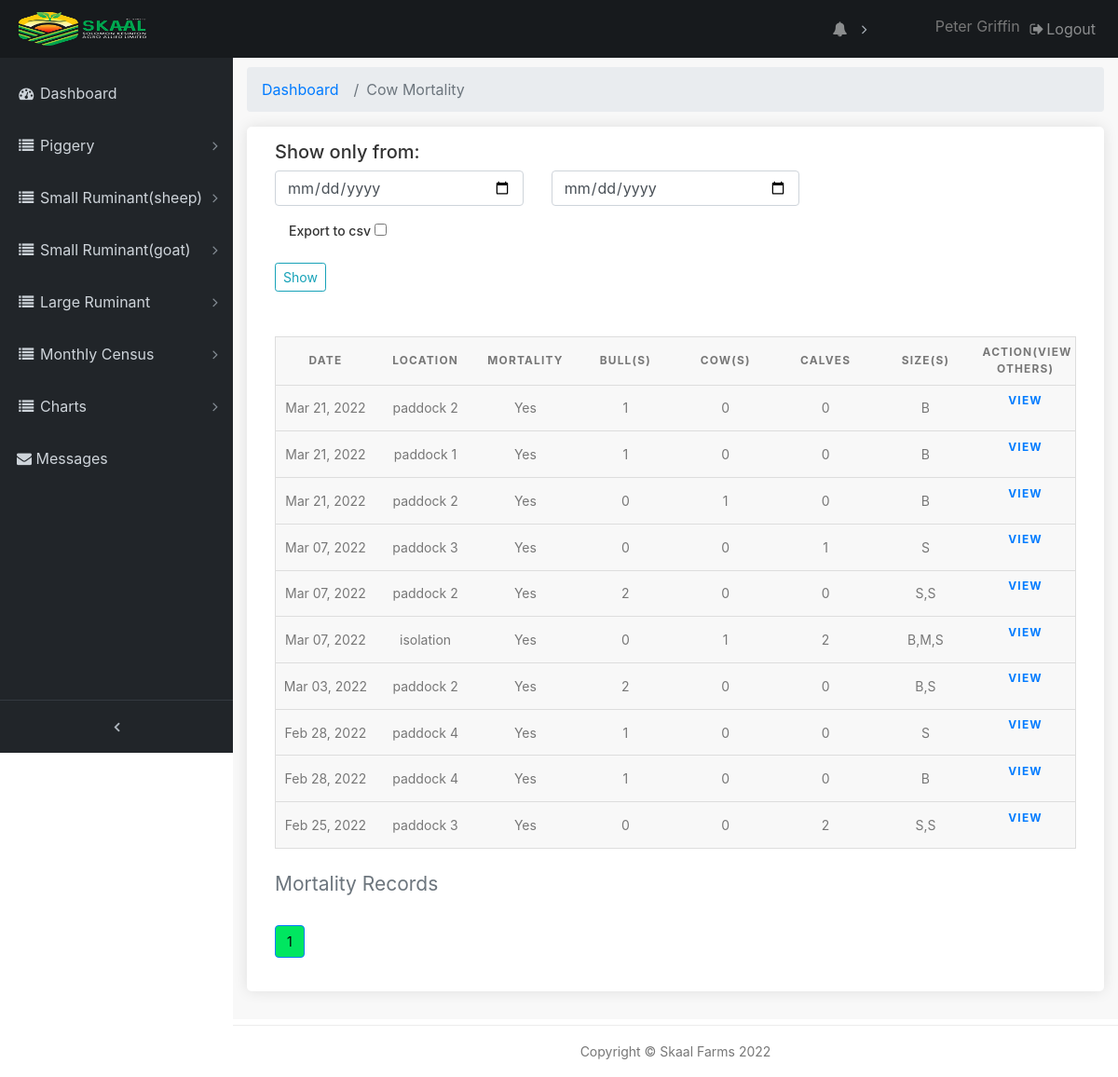
The page /pages/cow-motality-records (signed in) on the database its author committed.
### farmrecord/models.py (models this page shows, shortened)
class CowMortality(models.Model):
    mortality = models.CharField(max_length=10, verbose_name='mortality')
    date = models.DateTimeField(default=timezone.now)
    location = models.CharField(max_length=200, verbose_name='loaction(s)')
    cow_num = models.IntegerField(verbose_name='Cow(s)', default=0)
    bull_num = models.IntegerField(verbose_name='Bull(s)', default=0)
    calves = models.IntegerField(verbose_name='calve(s)', default=0)
    section = models.ForeignKey(Section, verbose_name='Section', related_name='category1', null=True, on_delete=models.CASCADE)
    size = models.CharField(max_length=100, verbose_name='Size(s)')
    comment = models.TextField(max_length=500, verbose_name='Cause of mortality' , blank=True)
    image_1 = models.ImageField(verbose_name='first image',validators=[validate_file_size], blank=True, null=True, upload_to='uploads/',)
    image_2 = models.ImageField(verbose_name=' second image',validators=[validate_file_size], blank=True, null=True, upload_to='uploads/')
    export_to_CSV = models.BooleanField(default=False)
    slug = models.SlugField(max_length=150, unique=True)
    class Meta():
        verbose_name_plural='Cow mortality'

### farmrecord/views.py (the view)
# urls.py: path('cow-motality-records', views.cow_motrec, name='cow_motrec'),
@login_required(login_url='/admin-page/login')
def cow_motrec(request):
    cow_rec =   CowMortality.objects.order_by('-date')
    query_form = CowmotFilter()
    paginated_filtercm = Paginator(cow_rec, 10)
    page_number = request.GET.get('page')
    cm_page_obj = paginated_filtercm.get_page(page_number)
    cowmot_count = CowMortality.objects.all()
    aggregated = cowmot_count.annotate(month=TruncMonth('date')).values('month').annotate(total=Count('mortality'))
    context = {
        'cm_page_obj': cow_rec,
        'q': query_form,
        'count' : aggregated
    }
    context['cm_page_obj'] = cm_page_obj
    return render(request, 'cowmotrec.html',context)

### farmrecord/forms.py
class CowmotFilter(forms.ModelForm):
    date = forms.DateField(widget=forms.HiddenInput(), required=False)
    start_date = forms.DateField(
        widget=forms.TextInput(attrs={'class': 'form-control', 'type' : 'date', 'placeholder': 'From'}))
    end_date = forms.DateField(
        widget=forms.TextInput(attrs={'class': 'form-control', 'type' : 'date', 'placeholder': 'To'}))
    export_to_CSV = forms.BooleanField(required=False, label="Export to CSV")
    class Meta:
        model = CowMortality
        fields =('date','export_to_CSV')

### templates/cowmotrec.html (shortened to what this page needs)
{% extends 'base.html' %}
{% load static %}
{% block content %}
  <div class="content-wrapper">
    <div class="container-fluid">
      <ol class="breadcrumb">
        <li class="breadcrumb-item">
          <a href="#">Dashboard</a>
        </li>
        <li class="breadcrumb-item active">Cow Mortality</li>
      </ol>
		<div class="box_general padding_bottom">
      <h5>Show only from:</h5>
      <form class="mb-5" action="{% url 'farmrecord:cowmot_filter' %}">
        <div class="row">
          <div class="col-lg-4 col-md-12 form-group">
            {{ q.start_date }}
          </div>
          <div class="col-lg-4 col-md-12 form-group">
            {{ q.end_date }}
          </div>
        </div>
        <div class="col-lg-12 col-md-12 form-group">
          <label for="">Export to csv</label>
          {{ q.export_to_CSV }}
        </div>
        <input type="submit" class="btn btn-outline-info btn-sm" value="Show">
      </form>
			      <table>
                <caption>Mortality Records</caption>
                <thead>
                  <tr>
                    <th scope="col">Date</th>
                    <th scope="col">Location</th>
                    <th scope="col">Mortality</th>
                    <th scope="col">Bull(s)</th>
                    <th scope="col">Cow(s)</th>
                    <th scope="col">Calves</th>
                    <th scope="col">Size(s)</th>
                    <th scope="col">ACTION(View others)</th>
                  </tr>
                </thead>
                <tbody>
                  {% if  cm_page_obj %}
                  {% for a in cm_page_obj %}
                  <tr>
                    <td data-label="Date">{{ a.date|date:"M d, Y" }}</td>
                    <td data-label="Location">{{ a.location }}</td>
                    <td data-label="Mortality">{{ a.mortality }}</td>
                    <td data-label="Bull(s)">{{ a.bull_num }}</td>
                    <td data-label="Cow(s)">{{ a.cow_num }}</td>
                    <td data-label="Calves">{{ a.calves }}</td>
                    <td data-label="Size(s)">{{ a.size }}</td>
                    <th data-label="Action" class="table"><a href="{% url 'farmrecord:cow_motrec_view' a.id %}" >View</a></th>
                  {% endfor %}
                  {% endif %}
                  </tr>
                </tbody>
            </table>
            <div>
              <nav aria-label="Page navigation example">
                <ul class="pagination">
                  {% for i in cm_page_obj.paginator.page_range %}
                  {% if cm_page_obj.number == i %}
                    <li class="page-item active" aria-current="page">
                      <span class="page-link">
                        {{ i }}
                      </span>
                    </li>
                    {% elif i > cm_page_obj.number|add:'-5' and i < cm_page_obj.number|add:'5' %}
                    <li class="page-item"><a class="page-link" href="?page={{ i }}">{{ i }}</a></li>
                  {% endif %}
                {% endfor %}
                </ul>
              </nav>
            </div>
		</div>
	  </div>
   	</div>
{% endblock %}

### templates/base.html (shortened to what this page needs)
{% load static %}
<!DOCTYPE html>
<html lang="en">
<head>
  <link href="{% static 'vendor/bootstrap/css/bootstrap.min.css' %}" rel="stylesheet">
  <link href="{% static 'css/admin.css' %}" rel="stylesheet">
  <link href="{% static 'vendor/font-awesome/css/font-awesome.min.css' %}" rel="stylesheet" type="text/css">
  <link href="{% static 'vendor/datatables/dataTables.bootstrap4.css' %}" rel="stylesheet">
  <link href="{% static 'css/custom.css' %}" rel="stylesheet">
  <link rel="stylesheet" href="{% static 'css/table.css' %}">
  <link rel="stylesheet" href="https://cdn.jsdelivr.net/npm/bootstrap@4.6.1/dist/css/bootstrap.min.css">
</head>
<body class="fixed-nav sticky-footer" id="page-top">
    {% include 'sidebar.html' %}
{% block content %}
{% endblock %}
    <footer class="sticky-footer">
      <div class="container">
        <div class="text-center">
          <small>Copyright © Skaal Farms {% now "Y" %}</small>
        </div>
      </div>
    </footer>
</body>
</html>

### templates/sidebar.html (shortened to what this page needs)
{% load static %}
{% load tz %}
<nav class="navbar navbar-expand-lg navbar-dark bg-default fixed-top" id="mainNav">
    <a class="navbar-brand" href="{% url 'farmrecord:index' %}"><img src="{% static 'img/image-trans-removebg3.png' %}" data-retina="true" alt="logo" width="150" height="36"></a>
    <div class="collapse navbar-collapse" id="navbarResponsive">
      <ul class="navbar-nav navbar-sidenav" id="exampleAccordion">
        <li class="nav-item" data-toggle="tooltip" data-placement="right" title="Dashboard">
          <a class="nav-link" href="{% url 'farmrecord:index' %}">
            <i class="fa fa-fw fa-dashboard"></i>
            <span class="nav-link-text">Dashboard</span>
          </a>
        </li>
		<li class="nav-item" data-toggle="tooltip" data-placement="right" title="My listings">
          <a class="nav-link nav-link-collapse collapsed" data-toggle="collapse" href="#mortality" data-parent="#mylistings">
            <i class="fa fa-fw fa-list"></i>
            <span class="nav-link-text">Piggery</span>
          </a>
    </li>
    <li class="nav-item" data-toggle="tooltip" data-placement="right" title="My listings">
          <a class="nav-link nav-link-collapse collapsed" data-toggle="collapse" href="#sheep" data-parent="#mylistings">
            <i class="fa fa-fw fa-list"></i>
            <span class="nav-link-text">Small Ruminant(sheep)</span>
          </a>
    </li>
<li class="nav-item" data-toggle="tooltip" data-placement="right" title="My listings">
  <a class="nav-link nav-link-collapse collapsed" data-toggle="collapse" href="#goat" data-parent="#mylistings">
    <i class="fa fa-fw fa-list"></i>
    <span class="nav-link-text">Small Ruminant(goat)</span>
  </a>
</li>
<li class="nav-item" data-toggle="tooltip" data-placement="right" title="My listings">
  <a class="nav-link nav-link-collapse collapsed" data-toggle="collapse" href="#cow" data-parent="#mylistings">
    <i class="fa fa-fw fa-list"></i>
    <span class="nav-link-text">Large Ruminant</span>
  </a>
</li>
<li class="nav-item" data-toggle="tooltip" data-placement="right" title="My listings">
  <a class="nav-link nav-link-collapse collapsed" data-toggle="collapse" href="#Procurement" data-parent="#mylistings">
    <i class="fa fa-fw fa-list"></i>
    <span class="nav-link-text">Monthly Census</span>
  </a>
</li>
        <li class="nav-item" data-toggle="tooltip" data-placement="right" title="My listingsc">
          <a class="nav-link nav-link-collapse collapsed" data-toggle="collapse" href="#chart" data-parent="#mylistingsc">
            <i class="fa fa-fw fa-list"></i>
            <span class="nav-link-text">Charts</span>
          </a>
        </li>
        <li class="nav-item" data-toggle="tooltip" data-placement="right" title="Dashboard">
          <a class="nav-link" href="{% url 'farmrecord:review_com' %}">
            <i class="fa fa-envelope" aria-hidden="true"></i>
            <span class="nav-link-text">Messages
          </span>
          </a>
        </li>
      </ul>
      <ul class="navbar-nav sidenav-toggler">
        <li class="nav-item">
          <a class="nav-link text-center" id="sidenavToggler">
            <i class="fa fa-fw fa-angle-left"></i>
          </a>
        </li>
      </ul>
      <ul class="navbar-nav ml-auto">
        <li class="nav-item dropdown mr-5">
          <a class="nav-link dropdown-toggle mr-lg-2" id="alertsDropdown" href="#" data-toggle="dropdown" aria-haspopup="true" aria-expanded="false">
            <i class="fa fa-fw fa-bell"></i>
          </a>
        </li>
        <li class="nav-item">
          <span style="line-height: 35px;">{{ request.user.get_full_name }}</span>
        </li>
        <li class="nav-item">
          <a class="nav-link" data-toggle="modal" data-target="#exampleModal">
            <i class="fa fa-fw fa-sign-out"></i>Logout</a>
        </li>
      </ul>
    </div>
  </nav>

### static/css/custom.css (style rules this page uses)
.item, img { height: 100 !important; width: 100 !important; border: 1px solid red; }
.page-item.active .page-link { color: rgb(5, 5, 5) !important; background: #00e660 !important; }
.page-item .page-link { color: rgb(0, 0, 0) !important; }

### static/css/table.css (style rules this page uses)
table { border: 1px solid #ccc; border-collapse: collapse; margin: 0; padding: 0; width: 100%; table-layout: fixed; }
table caption { font-size: 1.5em; margin: .5em 0 .75em; }
table tr { background-color: #f8f8f8; border: 1px solid #ddd; padding: .35em; }
table th, table td { padding: .625em; text-align: center; }
table th { font-size: .85em; letter-spacing: .1em; text-transform: uppercase; }
body { font-family: "Open Sans", sans-serif; line-height: 1.25; }
.table { display:block; text-decoration:none; }

### rows shown on the page
CowMortality: date "Mar 21, 2022", location "paddock 2", mortality "Yes", bull_num "1", cow_num "0", calves "0", size "B"
CowMortality: date "Mar 21, 2022", location "paddock 1", mortality "Yes", bull_num "1", cow_num "0", calves "0", size "B"
CowMortality: date "Mar 21, 2022", location "paddock 2", mortality "Yes", bull_num "0", cow_num "1", calves "0", size "B"
CowMortality: date "Mar 07, 2022", location "paddock 3", mortality "Yes", bull_num "0", cow_num "0", calves "1", size "S"
CowMortality: date "Mar 07, 2022", location "paddock 2", mortality "Yes", bull_num "2", cow_num "0", calves "0", size "S,S"
CowMortality: date "Mar 07, 2022", location "isolation", mortality "Yes", bull_num "0", cow_num "1", calves "2", size "B,M,S"
CowMortality: date "Mar 03, 2022", location "paddock 2", mortality "Yes", bull_num "2", cow_num "0", calves "0", size "B,S"
CowMortality: date "Feb 28, 2022", location "paddock 4", mortality "Yes", bull_num "1", cow_num "0", calves "0", size "S"
CowMortality: date "Feb 28, 2022", location "paddock 4", mortality "Yes", bull_num "1", cow_num "0", calves "0", size "B"
CowMortality: date "Feb 25, 2022", location "paddock 3", mortality "Yes", bull_num "0", cow_num "0", calves "2", size "S,S"

### other values the page prints
{{ request.user.get_full_name }} "Peter Griffin"
{{ i }} "1"
